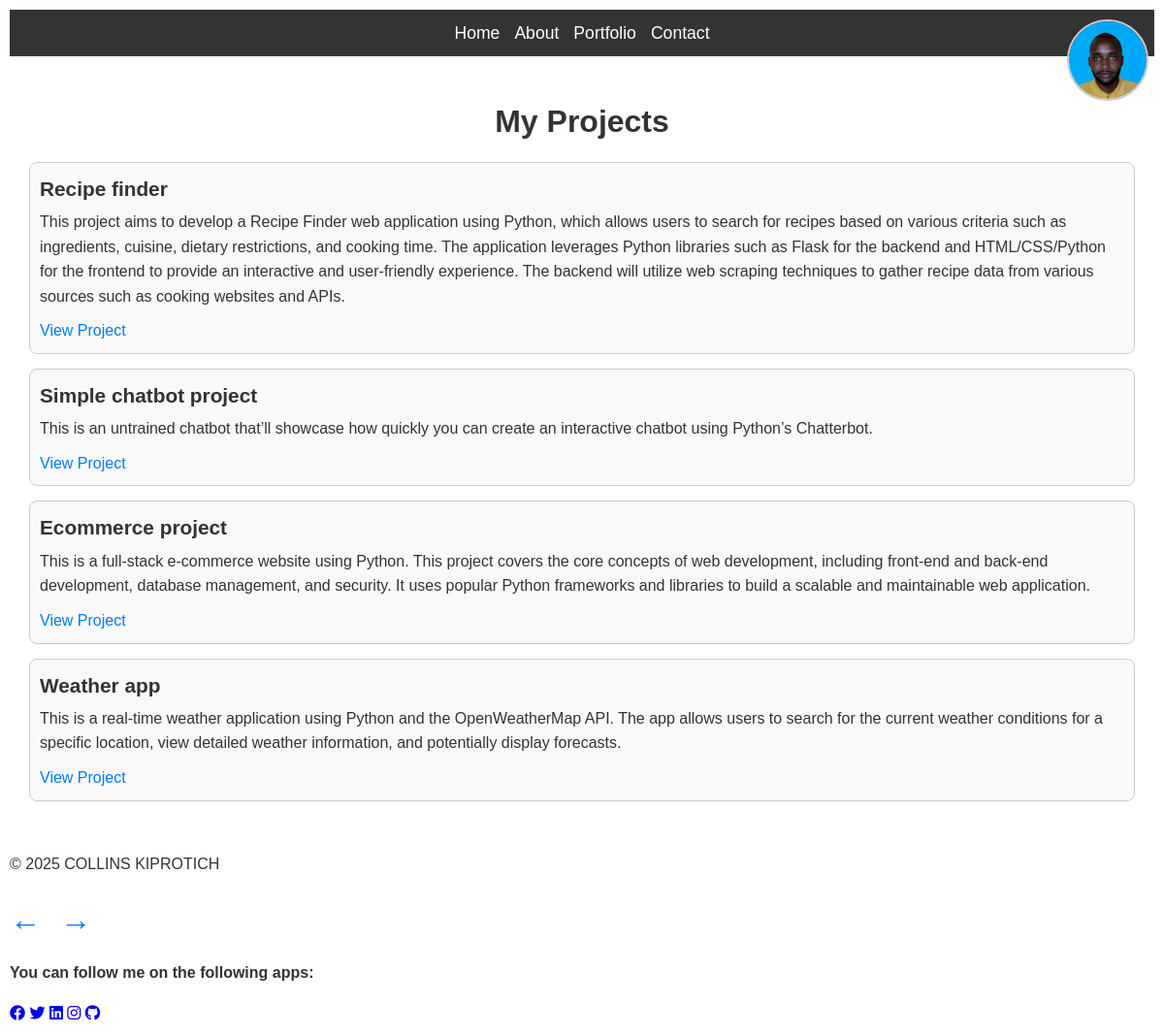
The app's page /portfolio with its own data.
### models.py (models this page shows)
class Project(db.Model):
    id = db.Column(db.Integer, primary_key=True)
    title = db.Column(db.String(100), nullable=False)
    description = db.Column(db.Text, nullable = False)
    link = db.Column(db.String(200), nullable = False)

### app.py (the view)
@app.route('/portfolio')
def portfolio():
    projects = Project.query.all()
    return render_template('portfolio.html', projects=projects)

### app.py (called while the page is built)
@app.context_processor
def inject_social_links():
    social_links = {
        "Facebook": "https://www.facebook.com/me/",
        "Twitter": "https://x.com/Its_thechief?t=Gk_h2r0Ddh-q-dFdqX1nAQ&s=03",
        "LinkedIn": "www.linkedin.com/in/collins-kiprotich-b82119211",
        "Instagram": "https://instagram.com",
        "GitHub": "https://github.com/COLLINS572615"
    }
    return dict(social_links=social_links)

### templates/portfolio.html (shortened to what this page needs)
{% extends 'base.html' %}
{% block content %}
<h1>My Projects</h1>
<ul>
    {% for project in projects %}
    <li>
        <h2>{{ project.title }}</h2>
        <p>{{ project.description }}</p>
        <a href="{{ project.link }}" target="_blank">View Project</a>
    </li>
    {% endfor %}
</ul>
{% endblock %}
{% block navigation %}
<div class="navigation-arrows">
    <a href="{{ url_for('about') }}" class="prev-arrow">←</a>
    <a href="{{ url_for('contact') }}" class="next-arrow">→</a>
</div>
{% endblock %}

### static/css/style.css (style rules this page uses)
body { margin: 10px; font-family: Arial, sans-serif; line-height: 1.6; color: #333; text-align: auto; }
h1 { text-align: center; margin-bottom: 10px; }
ul { list-style: none; padding: 0; }
ul li { margin-bottom: 15px; padding: 10px; border: 1px solid #ccc; border-radius: 8px; background: #f9f9f9; }
ul li h2 { margin: 0; font-size: 1.3em; }
ul li p { margin: 5px 0 10px 0; font-size: 1em; }
ul li a { display: inline-block; color: #007BFF; text-decoration: none; }
.navigation-arrows { display: flex; justify-content: center; gap: 20px; }
.prev-arrow, .next-arrow { font-size: 2em; color: #007BFF; text-decoration: none; transition: color 0.3s ease; }

### records on screen
Project: title "Recipe finder", description "This project aims to develop a Recipe Finder web application using Python, which allows users to search for recipes based on various criteria such as ingredients, cuisine, dietary restrictions, and cooking time. The application leverages Python libraries such as Flask for the backend and HTML/CSS/Python for the frontend to provide an interactive and user-friendly experience. The backend will utilize web scraping techniques to gather recipe data from various sources such as cooking websites and APIs."
Project: title "Simple chatbot project", description "This is an untrained chatbot that’ll showcase how quickly you can create an interactive chatbot using Python’s Chatterbot."
Project: title "Ecommerce project", description "This is a full-stack e-commerce website using Python. This project covers the core concepts of web development, including front-end and back-end development, database management, and security. It uses popular Python frameworks and libraries to build a scalable and maintainable web application."
Project: title "Weather app", description "This is a real-time weather application using Python and the OpenWeatherMap API. The app allows users to search for the current weather conditions for a specific location, view detailed weather information, and potentially display forecasts."
